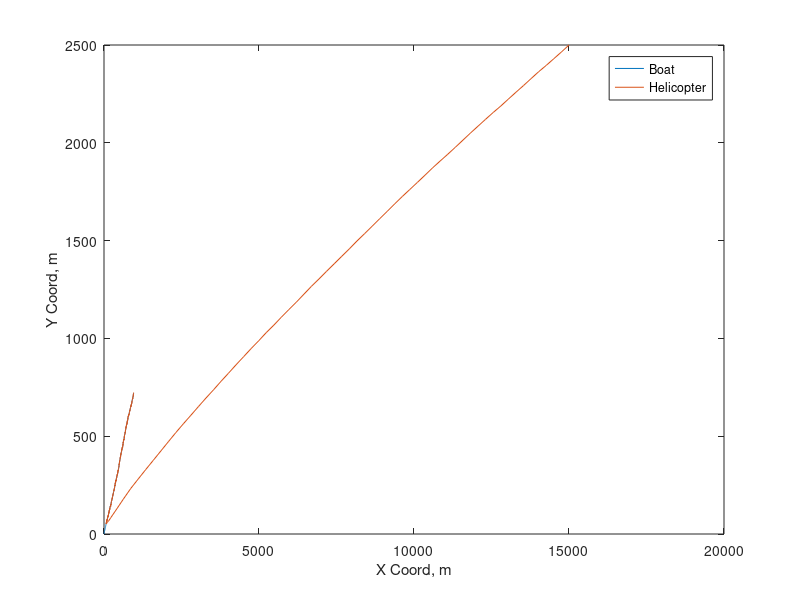
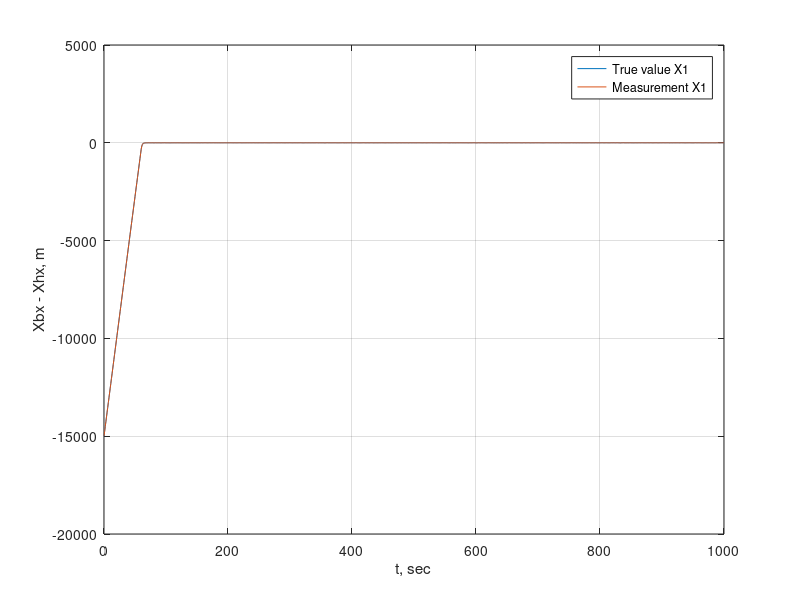
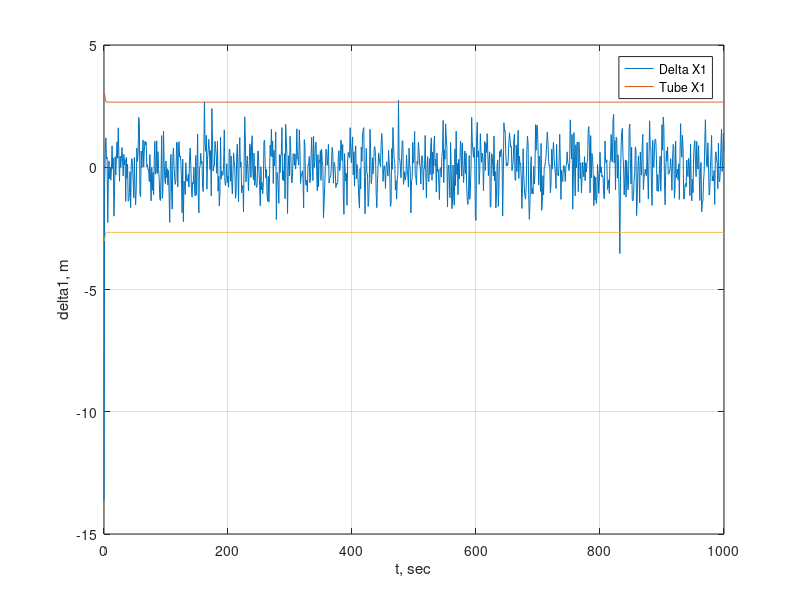
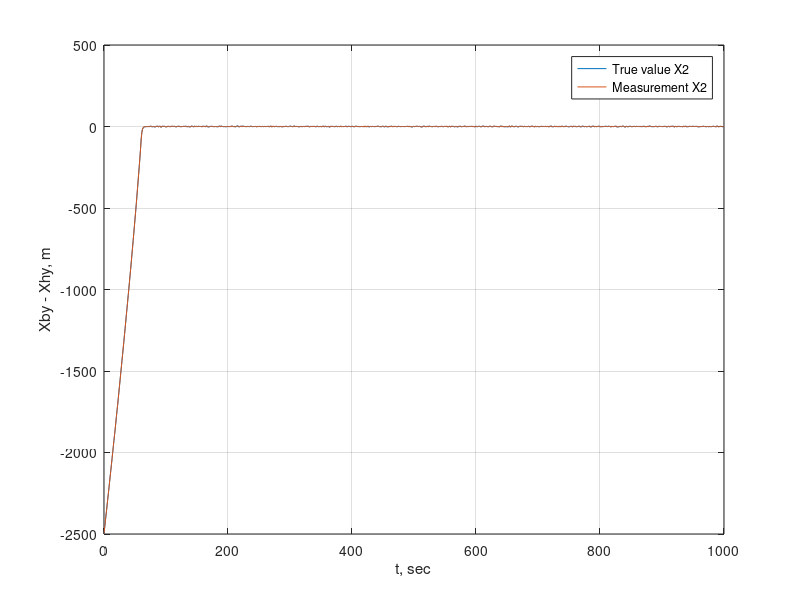

The MATLAB script that drew these images, in order:
% This file is part of the Statistical Dynamics coursework.
%
% Copyright (c) 2022 Vladislav Sosedov.

clear all
close all
clc

global dt T Tend                % Global time
dt = 1;
Tend = 1000;
T = 0:dt:Tend;

% Input params

Xb(:,1) = [0;0];                % Starting boat coordinates
Xh(:,1) = [15000;2500];         % Starting helicopter coordinates

M_Vw = [2; 7];                  % Wind disturbance (mathematical expectation)
Sigma_Vw = sqrt(1);             % Wind disturbance (sigma)
M_Vs = [0.95; 0.7];             % Waves disturbance (mathematical expectation)
Sigma_Vs = sqrt(0.25);          % Waves disturbance (sigma)
D_xi = Sigma_Vs^2 + Sigma_Vw^2; % Disturbance matrix

Sigma_Y = sqrt(1);              % Measurement (sigma)
D_eta = [[Sigma_Y^2 0];         % Cov matrix
         [0 Sigma_Y^2]];
D_eta_inv = D_eta^(-1);         % Inverse cov matrix

H = [[1 0 0 0];                 % H matrix
     [0 1 0 0]];
A = [[0 0 1 0];                 % Dynamical matrix
     [0 0 0 1];
     [0 0 0 0];
     [0 0 0 0]];
L = [[0 0];                     % Disturbance L matrix
     [0 0];
     [1 0];
     [0 1]];
F = eye(4,4) + dt*A;            % Fundamental matrix
V = [[dt 0];                    % Control matrix
     [0 dt];
     [0 0];
     [0 0]];

Xp = [0; 0; 0; 0];              % A priori estimations
Pp = [[1e3 0 0 0]; 
      [0 1e3 0 0]; 
      [0 0 1e3 0]; 
      [0 0 0 1e3]];

% Main Kalman filter loop

for i = 1:length(T)
    
    Vs(:,i) = M_Vs + [Sigma_Vs*randn(); Sigma_Vs*randn()];      % True wind disturbance model
    Vw(:,i) = M_Vw + [Sigma_Vw*randn(); Sigma_Vw*randn()];      % True waves disturbance model
    
    Y = Xb(:,i) - Xh(:,i) + [Sigma_Y*randn(); Sigma_Y*randn()]; % Measurement model
 
    P(:,:,i) = (Pp^(-1) + H'*(D_eta^(-1))*H)^(-1);              % Correction via filter
    X(:,i) = Xp + P(:,:,i) * H'*(D_eta^(-1))*(Y - H*Xp);
    
    if (i == length(T))
        break;
    end;
    
    Vh = [X(1,i); X(2,i)]/(2*dt) + [X(3,i);X(4,i)];             % Helicopter control velocity 
    if ((sqrt(Vh(1)^2 + Vh(2)^2)) > 250)                        % Max velocity check
        Vh = Vh * 250/(sqrt(Vh(1)^2 + Vh(2)^2));
    end;
    
    Xb(:,i+1) = Xb(:,i) + Vs(:,i)*dt;                           % True boat model
    Xh(:,i+1) = Xh(:,i) + (Vh + Vw(:,i))*dt;                    % True helicopter model

    Pp = F*P(:,:,i)*F' + L*[[D_xi 0];[0 D_xi]]*L';              % Next iteration predict
    Xp = F*X(:,i) + V*(-Vh);
    
end;

% True boat and helicopter trajectory

figure('Name', 'True boat and helicopter traectory')
plot (Xb(1,:), Xb(2,:), Xh(1,:), Xh(2,:))
xlabel('X Coord, m')
ylabel('Y Coord, m')
legend('Boat','Helicopter')

% X1 region

X1_true = Xb(1,:) - Xh(1,:);
X1 = reshape(X(1,:), length(X(1,:)), 1);

figure('Name', '[X1] True value and measurement')
plot (T, X1_true, T, X1'), grid
xlabel('t, sec')
ylabel('Xbx - Xhx, m')
legend('True value X1','Measurement X1')

P1 = reshape(P(1,1,:), length(P(1,1,:)), 1);
S1 = 3*sqrt(P1);

figure('Name', '[X1] Delta and tube')
plot (T, X1_true - X1', T, S1, T, -S1), grid
xlabel('t, sec')
ylabel('delta1, m')
legend('Delta X1','Tube X1')

% X2 region

X2_true = Xb(2,:) - Xh(2,:);
X2 = reshape(X(2,:), length(X(2,:)), 1);

figure('Name', '[X2] True value and measurement')
plot (T, X2_true, T, X2'), grid
xlabel('t, sec')
ylabel('Xby - Xhy, m')
legend('True value X2','Measurement X2')

P2 = reshape(P(2,2,:), length(P(2,2,:)), 1);
S2 = 3*sqrt(P2);

figure('Name', '[X2] Delta and tube')
plot (T, X2_true - X2', T, S2, T, -S2), grid
xlabel('t, sec')
ylabel('delta2, m')
legend('Delta X2','Tube X2')

% X3 region

X3_true = Vs(1,:) - Vw(1,:);
X3 = reshape(X(3,:), length(X(3,:)), 1);

figure('Name', '[X3] True value and measurement')
plot (T, X3_true, T, X3'),grid
xlabel('t, sec')
ylabel('Vsx - Vwx, m/sec')
legend('True value X3','Measurement X3')

P3 = reshape(P(3,3,:), length(P(3,3,:)), 1);
S3 = 3*sqrt(P3);

figure('Name', '[X3] Delta and tube')
plot (T, X3_true - X3', T, S3, T, -S3), grid
xlabel('t, sec')
ylabel('delta3, m/sec')
legend('Delta X3','Tube X3')

% X4 region

X4_true = Vs(2,:) - Vw(2,:);
X4 = reshape(X(4,:), length(X(4,:)), 1);

figure('Name', '[X4] True value and measurement')
plot (T, X4_true, T, X4'), grid
xlabel('t, sec')
ylabel('Vsy - Vwy, m/sec')
legend('True value X4','Measurement X4')

P4 = reshape(P(4,4,:), length(P(4,4,:)), 1);
S4 = 3*sqrt(P4);

figure('Name', '[X4] Delta and tube')
plot (T, X4_true - X4', T, S4, T, -S4), grid
xlabel('t, sec')
ylabel('delta4, m/sec')
legend('Delta X4','Tube X4')

% P matrix evolution

figure('Name', '[P1] P matrix evolution')
plot (reshape(P(1,1,:), length(P(1,1,:)), 1), 'black')
xlabel('t, s')
ylabel('P1, (m)^2')

figure('Name', '[P2] P matrix evolution')
plot (reshape(P(2,2,:), length(P(2,2,:)), 1), 'black')
xlabel('t, c')
ylabel('P2, (m)^2')

figure('Name', '[P3] P matrix evolution')
plot (reshape(P(3,3,:), length(P(3,3,:)), 1), 'black')
xlabel('t, c')
ylabel('P3, (m/sec)^2')

figure('Name', '[P4] P matrix evolution')
plot (reshape(P(4,4,:), length(P(4,4,:)), 1), 'black')
xlabel('t, c')
ylabel('P4, (m/sec)^2')